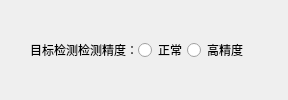
    <widget class="QWidget" name="widget_title1" native="true">
     <property name="sizePolicy">
      <sizepolicy hsizetype="Preferred" vsizetype="Fixed">
       <horstretch>0</horstretch>
       <verstretch>0</verstretch>
      </sizepolicy>
     </property>
     <property name="minimumSize">
      <size>
       <width>100</width>
       <height>33</height>
      </size>
     </property>
     <layout class="QHBoxLayout" name="horizontalLayout_11">
      <property name="spacing">
       <number>0</number>
      </property>
      <property name="leftMargin">
       <number>0</number>
      </property>
      <property name="topMargin">
       <number>0</number>
      </property>
      <property name="rightMargin">
       <number>0</number>
      </property>
      <property name="bottomMargin">
       <number>0</number>
      </property>
      <item>
       <widget class="QLabel" name="lab_Ico">
        <property name="sizePolicy">
         <sizepolicy hsizetype="Minimum" vsizetype="Preferred">
          <horstretch>0</horstretch>
          <verstretch>0</verstretch>
         </sizepolicy>
        </property>
        <property name="minimumSize">
         <size>
          <width>30</width>
          <height>0</height>
         </size>
        </property>
        <property name="text">
         <string/>
        </property>
        <property name="alignment">
         <set>Qt::AlignCenter</set>
        </property>
       </widget>
      </item>
      <item>
       <widget class="QLabel" name="lab_Title">
        <property name="sizePolicy">
         <sizepolicy hsizetype="Expanding" vsizetype="Preferred">
          <horstretch>0</horstretch>
          <verstretch>0</verstretch>
         </sizepolicy>
        </property>
        <property name="styleSheet">
         <string notr="true">font: 10pt &quot;微软雅黑&quot;;</string>
        </property>
        <property name="text">
         <string>目标检测</string>
        </property>
        <property name="alignment">
         <set>Qt::AlignLeading|Qt::AlignLeft|Qt::AlignVCenter</set>
        </property>
       </widget>
      </item>
      <item>
       <widget class="QWidget" name="widget_menu" native="true">
        <property name="sizePolicy">
         <sizepolicy hsizetype="Minimum" vsizetype="Preferred">
          <horstretch>0</horstretch>
          <verstretch>0</verstretch>
         </sizepolicy>
        </property>
        <layout class="QHBoxLayout" name="horizontalLayout_12">
         <property name="spacing">
          <number>0</number>
         </property>
         <property name="leftMargin">
          <number>0</number>
         </property>
         <property name="topMargin">
          <number>0</number>
         </property>
         <property name="rightMargin">
          <number>0</number>
         </property>
         <property name="bottomMargin">
          <number>0</number>
         </property>
         <item>
          <widget class="QLabel" name="label">
           <property name="styleSheet">
            <string notr="true">font: 11pt &quot;微软雅黑&quot;;</string>
           </property>
           <property name="text">
            <string>检测精度：</string>
           </property>
          </widget>
         </item>
         <item>
          <widget class="QRadioButton" name="radioButton_accuracyN">
           <property name="styleSheet">
            <string notr="true">font: 11pt &quot;微软雅黑&quot;;</string>
           </property>
           <property name="text">
            <string>正常</string>
           </property>
          </widget>
         </item>
         <item>
          <widget class="QRadioButton" name="radioButton_accuracyH">
           <property name="styleSheet">
            <string notr="true">font: 11pt &quot;微软雅黑&quot;;</string>
           </property>
           <property name="text">
            <string>高精度</string>
           </property>
          </widget>
         </item>
         <item>
          <widget class="QPushButton" name="btnMenu_Close">
           <property name="sizePolicy">
            <sizepolicy hsizetype="Minimum" vsizetype="Expanding">
             <horstretch>0</horstretch>
             <verstretch>0</verstretch>
            </sizepolicy>
           </property>
           <property name="minimumSize">
            <size>
             <width>40</width>
             <height>0</height>
            </size>
           </property>
           <property name="cursor">
            <cursorShape>ArrowCursor</cursorShape>
           </property>
           <property name="focusPolicy">
            <enum>Qt::NoFocus</enum>
           </property>
           <property name="toolTip">
            <string>关闭</string>
           </property>
           <property name="text">
            <string/>
           </property>
           <property name="flat">
            <bool>true</bool>
           </property>
          </widget>
         </item>
        </layout>
       </widget>
      </item>
     </layout>
    </widget>
